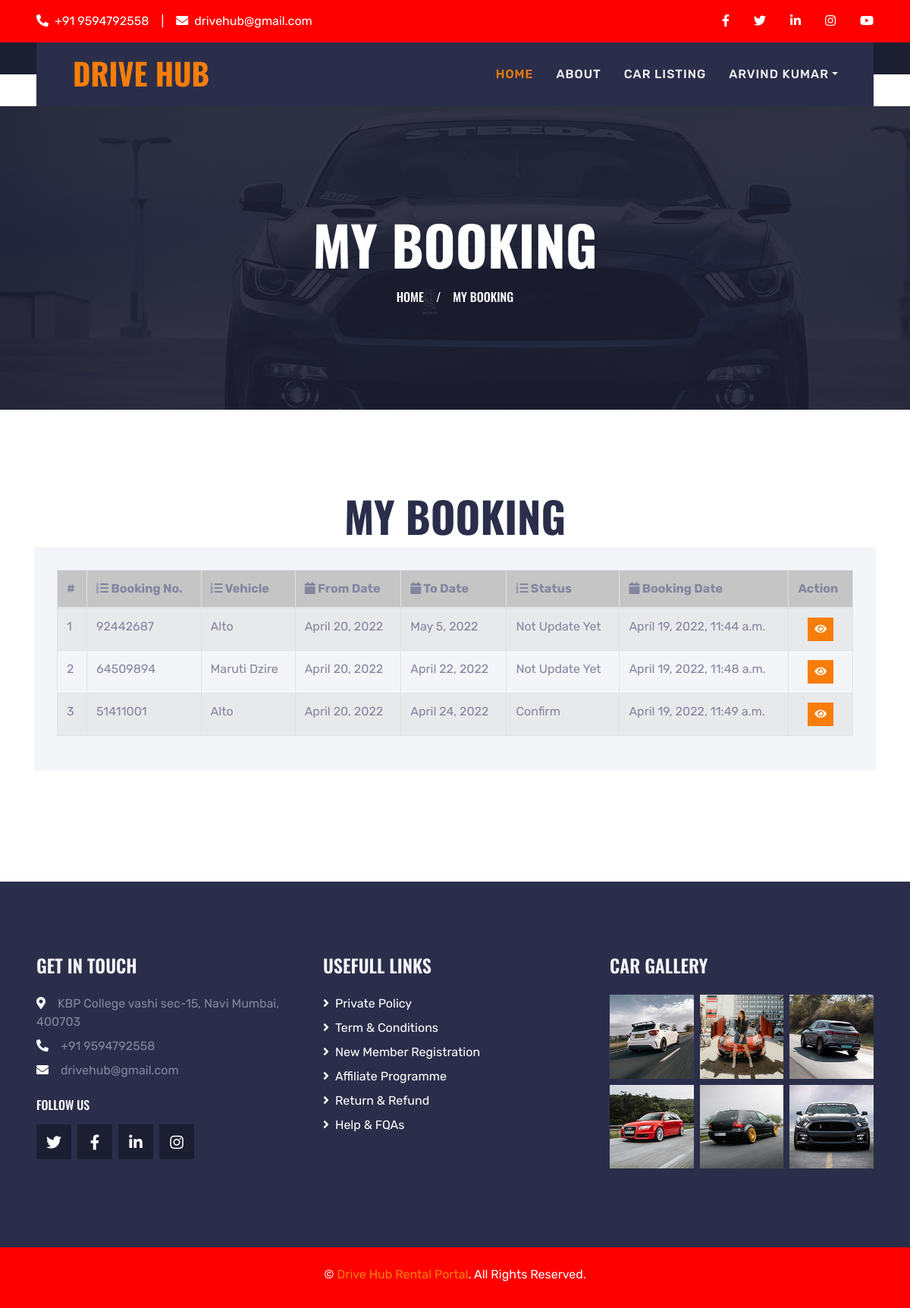
The app's page /myBooking (signed in) with its own data.
### carRental/models.py (models this page shows, shortened)
class Booking(models.Model):
    user = models.ForeignKey(UserDetails, on_delete=models.CASCADE, null=True)
    BookingNumber = models.CharField(max_length=150, null=True)
    VehicleId = models.ForeignKey(Vehicles, on_delete=models.CASCADE, null=True)
    FromDate = models.DateField(null=True)
    ToDate = models.DateField(null=True)
    message = models.CharField(max_length=350, null=True)
    Status = models.CharField(max_length=150, null=True)
    PostingDate = models.DateTimeField(auto_now_add=True)
    LastUpdationDate = models.DateField(null=True)

class Vehicles(models.Model):
    VehiclesTitle = models.CharField(max_length=250, null=True)
    VehiclesBrand = models.ForeignKey(Brands, on_delete=models.CASCADE, null=True)
    VehiclesOverview = models.CharField(max_length=350, null=True)
    PricePerDay = models.CharField(max_length=200, null=True)
    FuelType = models.CharField(max_length=150, null=True)
    ModelYear = models.CharField(max_length=150, null=True)
    SeatingCapacity = models.CharField(max_length=150, null=True)
    Vimage1 = models.FileField(null=True,blank=True)
    Vimage2 = models.FileField(null=True,blank=True)
    Vimage3 = models.FileField(null=True,blank=True)
    Vimage4 = models.FileField(null=True,blank=True)
    Vimage5 = models.FileField(null=True,blank=True)
    AirConditioner = models.CharField(max_length=50, null=True)
    PowerDoorLocks = models.CharField(max_length=50, null=True)
    AntiLockBrakingSystem = models.CharField(max_length=50, null=True)
    BrakeAssist = models.CharField(max_length=50, null=True)
    PowerSteering = models.CharField(max_length=50, null=True)
    DriverAirbag = models.CharField(max_length=50, null=True)
    PassengerAirbag = models.CharField(max_length=50, null=True)
    PowerWindows = models.CharField(max_length=50, null=True)
    CDPlayer = models.CharField(max_length=50, null=True)
    CentralLocking = models.CharField(max_length=50, null=True)
    CrashSensor = models.CharField(max_length=50, null=True)
    LeatherSeats = models.CharField(max_length=50, null=True)
    RegDate = models.DateTimeField(auto_now_add=True)
    UpdationDate = models.DateField(null=True)

### carRental/views.py (the view)
# urls.py: path('myBooking', myBooking, name='myBooking'),
def myBooking(request):
    if not request.user.is_authenticated:
        return redirect('user_login')
    user = User.objects.get(id=request.user.id)
    userDtls = UserDetails.objects.get(user=user)
    booking = Booking.objects.filter(user=userDtls)
    return render(request, 'user/myBooking.html', locals())

### carRental/templates/user/myBooking.html
{% extends 'userBase.html' %}
{% block main %}
{% load static %}
<div class="container-fluid page-header" xmlns="http://www.w3.org/1999/html">
    <h1 class="display-3 text-uppercase text-white mb-3">My Booking</h1>
    <div class="d-inline-flex text-white">
        <h6 class="text-uppercase m-0"><a class="text-white" href="{% url 'userindex' %}">Home</a></h6>
        <h6 class="text-body m-0 px-3">/</h6>
        <h6 class="text-uppercase text-body m-0">My Booking</h6>
    </div>
</div>
<div class="container-fluid py-2">
    <div class="container pt-2 pb-3">
        <h1 class="display-4 text-uppercase text-center mb-2">My Booking</h1>
        <div class="row">
            <div class="col-lg-12 mb-2">
                <div class="contact-form bg-light mb-4" style="padding: 30px;">
                    <table id="example1" class="table table-bordered table-striped">
                        <thead>
                        <tr style="background-color: #c5c5c5;">
                            <th>#</th>
                            <th><i class="fa fa-list-ol"></i> Booking No.</th>
                            <th><i class="fa fa-list-ol"></i> Vehicle</th>
                            <th><i class="fa fa-calendar"></i> From Date</th>
                            <th><i class="fa fa-calendar"></i> To Date</th>
                            <th><i class="fa fa-list-ol"></i> Status</th>
                            <th><i class="fa fa-calendar"></i> Booking Date</th>
                            <th>Action</th>
                        </tr>
                        </thead>
                        <tbody>
                        {% for i in booking %}
                        <tr>
                            <td>{{forloop.counter}}</td>
                            <td>{{i.BookingNumber}}</td>
                            <td>{{i.VehicleId.VehiclesTitle}}</td>
                            <td>{{i.FromDate}}</td>
                            <td>{{i.ToDate}}</td>
                            {% if i.Status == None %}
                                <td>Not Update Yet</td>
                            {% else %}
                                <td>{{i.Status}}</td>
                            {% endif %}
                            <td>{{i.PostingDate}}</td>
                            <td align="center">
                                <a class="btn btn-primary btn-sm" href="{% url 'mybookingDtls' i.id %}"><i class="fa fa-eye"></i></a>
                            </td>
                        </tr>
                        {% endfor %}
                        </tbody>
                    </table>
                </div>
            </div>
        </div>
    </div>
</div>
{% endblock %}

### carRental/templates/userBase.html (shortened to what this page needs)
{% load static %}
<!DOCTYPE html>
<html lang="en">
<head>
    <link href="https://cdnjs.cloudflare.com/ajax/libs/font-awesome/5.15.0/css/all.min.css" rel="stylesheet">
    <link href="{% static 'lib/owlcarousel/assets/owl.carousel.min.css' %}" rel="stylesheet">
    <link href="{% static 'lib/tempusdominus/css/tempusdominus-bootstrap-4.min.css' %}" rel="stylesheet" />
    <link href="{% static 'css/bootstrap.min.css' %}" rel="stylesheet">
    <link href="{% static 'css/style.css' %}" rel="stylesheet">
</head>
<body>
    <div class="container-fluid bg-dark py-3 px-lg-5 d-none d-lg-block">
        <div class="row">
            <div class="col-md-6 text-center text-lg-left mb-2 mb-lg-0">
                <div class="d-inline-flex align-items-center">
                    <a class="text-body pr-3" href=""><i class="fa fa-phone-alt mr-2"></i>+91 9594792558</a>
                    <span class="text-body">|</span>
                    <a class="text-body px-3" href=""><i class="fa fa-envelope mr-2"></i>drivehub@gmail.com</a>
                </div>
            </div>
            <div class="col-md-6 text-center text-lg-right">
                <div class="d-inline-flex align-items-center">
                    <a class="text-body px-3" href="">
                        <i class="fab fa-facebook-f"></i>
                    </a>
                    <a class="text-body px-3" href="">
                        <i class="fab fa-twitter"></i>
                    </a>
                    <a class="text-body px-3" href="">
                        <i class="fab fa-linkedin-in"></i>
                    </a>
                    <a class="text-body px-3" href="">
                        <i class="fab fa-instagram"></i>
                    </a>
                    <a class="text-body pl-3" href="">
                        <i class="fab fa-youtube"></i>
                    </a>
                </div>
            </div>
        </div>
    </div>
    <div class="container-fluid position-relative nav-bar p-0">
        <div class="position-relative px-lg-5" style="z-index: 9;">
            <nav class="navbar navbar-expand-lg bg-secondary navbar-dark py-3 py-lg-0 pl-3 pl-lg-5">
                <a href="" class="navbar-brand">
                    <h1 class="text-uppercase text-primary mb-1">Drive Hub</h1>
                </a>
                <div class="collapse navbar-collapse justify-content-between px-3" id="navbarCollapse">
                    <div class="navbar-nav ml-auto py-0">
                        <a href="{% url 'userindex' %}" class="nav-item nav-link active">Home</a>
                        <a href="{% url 'userabout' %}" class="nav-item nav-link">About</a>
                        <a href="{% url 'usercarlist' %}" class="nav-item nav-link">Car Listing</a>
                        <div class="nav-item dropdown">
                            <a href="#" class="nav-link dropdown-toggle" data-toggle="dropdown">{{request.user.first_name}} {{request.user.last_name}}</a>
                        </div>
                    </div>
                </div>
            </nav>
        </div>
    </div>
{% block main %}
{% endblock %}
    <div class="container-fluid bg-secondary py-5 px-sm-3 px-md-5" style="margin-top: 90px;">
        <div class="row pt-5">
            <div class="col-lg-4 col-md-6 mb-5">
                <h4 class="text-uppercase text-light mb-4">Get In Touch</h4>
                <p class="mb-2"><i class="fa fa-map-marker-alt text-white mr-3"></i>KBP College vashi sec-15, Navi Mumbai, 400703</p>
                <p class="mb-2"><i class="fa fa-phone-alt text-white mr-3"></i>+91 9594792558</p>
                <p><i class="fa fa-envelope text-white mr-3"></i>drivehub@gmail.com</p>
                <h6 class="text-uppercase text-white py-2">Follow Us</h6>
                <div class="d-flex justify-content-start">
                    <a class="btn btn-lg btn-dark btn-lg-square mr-2" href="#"><i class="fab fa-twitter"></i></a>
                    <a class="btn btn-lg btn-dark btn-lg-square mr-2" href="#"><i class="fab fa-facebook-f"></i></a>
                    <a class="btn btn-lg btn-dark btn-lg-square mr-2" href="#"><i class="fab fa-linkedin-in"></i></a>
                    <a class="btn btn-lg btn-dark btn-lg-square" href="#"><i class="fab fa-instagram"></i></a>
                </div>
            </div>
            <div class="col-lg-4 col-md-6 mb-5">
                <h4 class="text-uppercase text-light mb-4">Usefull Links</h4>
                <div class="d-flex flex-column justify-content-start">
                    <a class="text-body mb-2" href="#"><i class="fa fa-angle-right text-white mr-2"></i>Private Policy</a>
                    <a class="text-body mb-2" href="#"><i class="fa fa-angle-right text-white mr-2"></i>Term & Conditions</a>
                    <a class="text-body mb-2" href="#"><i class="fa fa-angle-right text-white mr-2"></i>New Member Registration</a>
                    <a class="text-body mb-2" href="#"><i class="fa fa-angle-right text-white mr-2"></i>Affiliate Programme</a>
                    <a class="text-body mb-2" href="#"><i class="fa fa-angle-right text-white mr-2"></i>Return & Refund</a>
                    <a class="text-body" href="#"><i class="fa fa-angle-right text-white mr-2"></i>Help & FQAs</a>
                </div>
            </div>
            <div class="col-lg-4 col-md-6 mb-5">
                <h4 class="text-uppercase text-light mb-4">Car Gallery</h4>
                <div class="row mx-n1">
                    <div class="col-4 px-1 mb-2">
                        <a href=""><img class="w-100" src="{% static 'img/gallery-1.jpg' %}" alt=""></a>
                    </div>
                    <div class="col-4 px-1 mb-2">
                        <a href=""><img class="w-100" src="{% static 'img/gallery-2.jpg' %}" alt=""></a>
                    </div>
                    <div class="col-4 px-1 mb-2">
                        <a href=""><img class="w-100" src="{% static 'img/gallery-3.jpg' %}" alt=""></a>
                    </div>
                    <div class="col-4 px-1 mb-2">
                        <a href=""><img class="w-100" src="{% static 'img/gallery-4.jpg' %}" alt=""></a>
                    </div>
                    <div class="col-4 px-1 mb-2">
                        <a href=""><img class="w-100" src="{% static 'img/gallery-5.jpg' %}" alt=""></a>
                    </div>
                    <div class="col-4 px-1 mb-2">
                        <a href=""><img class="w-100" src="{% static 'img/gallery-6.jpg' %}" alt=""></a>
                    </div>
                </div>
            </div>
        </div>
    </div>
    <div class="container-fluid bg-dark py-4 px-sm-3 px-md-5">
        <p class="mb-2 text-center text-body">&copy; <a href="#">Drive Hub Rental Portal</a>. All Rights Reserved.</p>
    </div>
</body>
</html>

### carRental/static/css/style.css (style rules this page uses)
:root { --primary: #F77D0A; --secondary: #2B2E4A; --light: #F4F5F8; --dark: #1C1E32; }
h1, h2, .font-weight-bold { font-weight: 700 !important; }
h3, h4, .font-weight-semi-bold { font-weight: 600 !important; }
h5, h6, .font-weight-medium { font-weight: 500 !important; }
.btn-lg-square { width: 46px; height: 46px; }
.btn-square, .btn-sm-square, .btn-lg-square { padding-left: 0; padding-right: 0; text-align: center; }
.nav-bar::before { position: absolute; content: ""; width: 100%; height: 50%; top: 0; left: 0; background: var(--dark); }
.nav-bar::after { position: absolute; content: ""; width: 100%; height: 50%; bottom: 0; left: 0; background: #ffffff; }
.navbar-dark .navbar-nav .nav-link { padding: 30px 15px; font-size: 16px; font-weight: 500; letter-spacing: 1px; text-transform: uppercase; color: var(--light); outline: none; }
.navbar-dark .navbar-nav .nav-link:hover, .navbar-dark .navbar-nav .nav-link.active { color: var(--primary); }
.page-header { height: 400px; margin-bottom: 90px; display: flex; flex-direction: column; align-items: center; justify-content: center; background: linear-gradient(rgba(28, 30, 50, .9), rgba(28, 30, 50, .9)), url(../img/bg-banner.jpg); background-attachment: fixed; }

### records on screen
Booking: BookingNumber "92442687", VehicleId.VehiclesTitle "Alto", FromDate "April 20, 2022", ToDate "May 5, 2022", shows "Not Update Yet", PostingDate "April 19, 2022, 11:44 a.m."
Booking: BookingNumber "64509894", VehicleId.VehiclesTitle "Maruti Dzire", FromDate "April 20, 2022", ToDate "April 22, 2022", shows "Not Update Yet", PostingDate "April 19, 2022, 11:48 a.m."
Booking: BookingNumber "51411001", VehicleId.VehiclesTitle "Alto", FromDate "April 20, 2022", ToDate "April 24, 2022", Status "Confirm", PostingDate "April 19, 2022, 11:49 a.m."

### other values on screen
{{ request.user.first_name }} "ARVIND"
{{ request.user.last_name }} "KUMAR"
